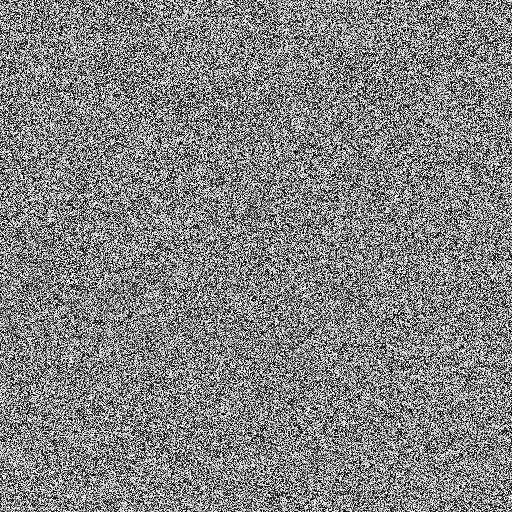
#> input picture tmp_embedding_attack_tests_sum.bmp, 512 x 512 px
$ python -i utilities.py   (imports and definitions only)   (older library calls are emulated)
#> lines starting #> are read from the running program, lines starting #| are printed output that depends on the picture
#> further down, picture is the input picture: shape (512, 512, 3); min 0, max 255, mean 131
from matplotlib import pyplot as plt
import numpy as np
import os
import cv2

# --- New imports for improved mask functions ---
import heapq
import warnings
from typing import Tuple, Optional

from wpsnr import *
from detection_crispymcmark import *

# [39 lines left out: functions show_images, save_comparison, not called in this run]


# --- IMPROVED MASK FUNCTIONS ---

def edges_mask(
    img: np.ndarray,
    low_threshold: int = 100,
    high_threshold: int = 200,
    dilate_iter: int = 1,
) -> np.ndarray:
    """
    Generates a boolean mask of edges in an image using the Canny algorithm.
    """
#> called with low_threshold = 100, high_threshold = 200, dilate_iter = 1
    if img.ndim == 3:
        img_gray = cv2.cvtColor(img, cv2.COLOR_BGR2GRAY)
    else:
        img_gray = img

    edges = cv2.Canny(img_gray.astype(np.uint8), low_threshold, high_threshold)
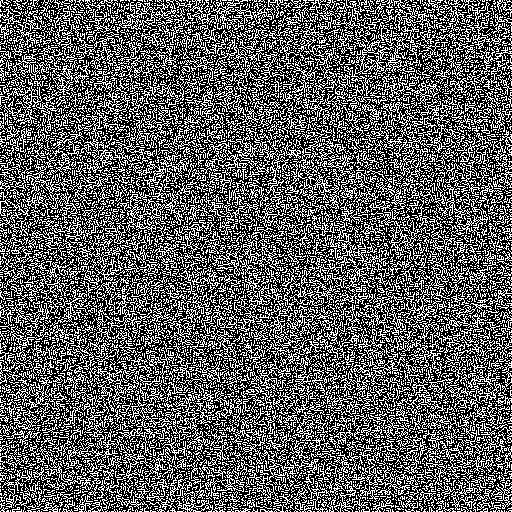
#> edges: shape (512, 512); 37% white in thin lines or dots

    if dilate_iter > 0:
        k = cv2.getStructuringElement(cv2.MORPH_ELLIPSE, (3, 3))
        edges = cv2.dilate(edges, k, iterations=dilate_iter)
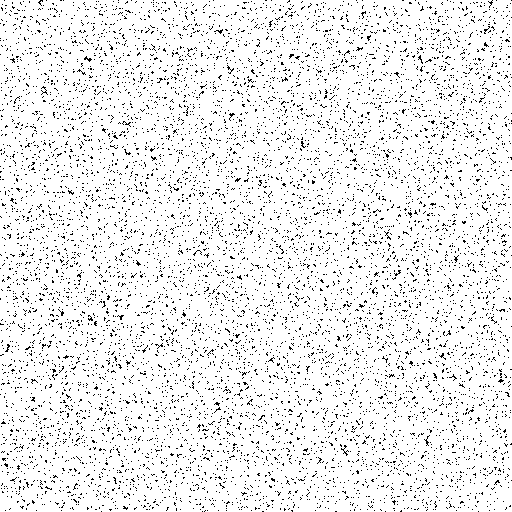
#> edges: shape (512, 512); 93.1% white; black in thin lines or dots

    return edges.astype(bool)
#> returned value: shape (512, 512) bool; 93.1% white; black in thin lines or dots


# [441 lines left out: functions noisy_mask, frequency_mask, saliency_mask, entropy_mask, first_blocks_mask, border_mask and 1 more, not called in this run]

>>> import cv2
>>> picture = cv2.imread('tmp_embedding_attack_tests_sum.bmp')
>>> result = edges_mask(picture)
